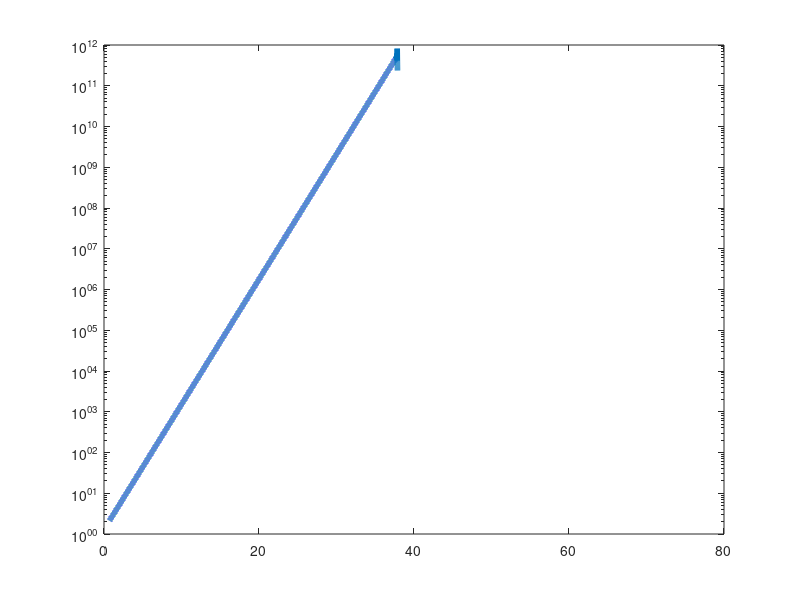

The MATLAB source for this figure:
f = @(x,s) exp(-x.^2/(2*s))./sqrt(2*pi*s)
s1 = 2.000000;
s2 =2.0000001 ;
l = 1;
x = l:.001:50*max(s1,s2)*l;
%plot(x,f(x-1,s1),'linewidth',4)
%hold on
%plot(x,f(x+1,s2),'linewidth',4)
semilogy(x/sqrt((s1+s2)/2),f(x,s1)./f(x+1,s2),'linewidth',4)
hold on

